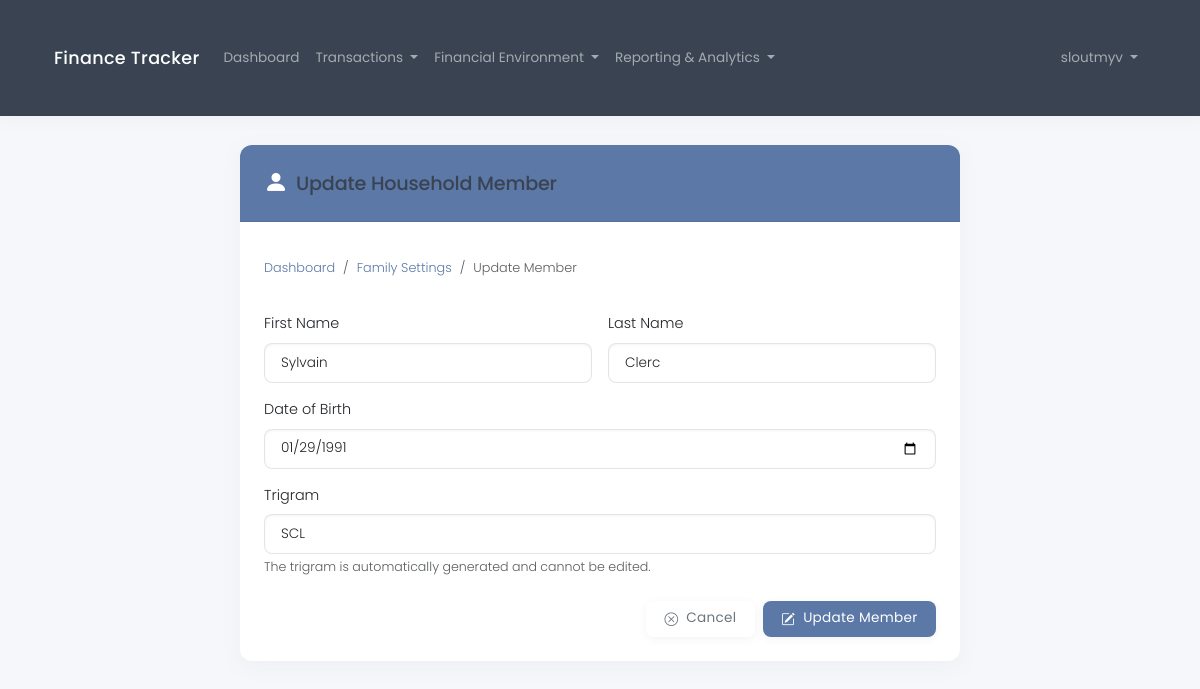
The page /en/financial/member/1/update/ (signed in) on the database its author committed.
### core/models.py (models this page shows, shortened)
class HouseholdMember(models.Model):
    tax_household = models.ForeignKey(TaxHousehold, on_delete=models.CASCADE, related_name='members')
    first_name = models.CharField(max_length=100)
    last_name = models.CharField(max_length=100)
    date_of_birth = models.DateField()
    trigram = models.CharField(max_length=3, editable=False)
    created_at = models.DateTimeField(auto_now_add=True)
    updated_at = models.DateTimeField(auto_now=True)

### core/views.py (the view)
# urls.py: path('financial/member/<int:pk>/update/', views.member_update, name='member_update'),
@login_required
def member_update(request, pk):
    member = get_object_or_404(HouseholdMember, pk=pk)
    if member.tax_household.user != request.user:
        messages.error(request, "You don't have permission to edit this member.")
        return redirect('financial_settings')
    if request.method == 'POST':
        form = HouseholdMemberForm(request.POST, instance=member)
        if form.is_valid():
            form.save()
            messages.success(request, f"Member {member.first_name} {member.last_name} updated successfully!")
            return redirect('financial_settings')
    else:
        form = HouseholdMemberForm(instance=member)
    return render(request, 'financial/member_form.html', {'form': form, 'member': member})

### core/forms.py
class HouseholdMemberForm(forms.ModelForm):
    class Meta:
        model = HouseholdMember
        fields = ['first_name', 'last_name', 'date_of_birth']
        widgets = {
            'first_name': forms.TextInput(attrs={'class': 'form-control'}),
            'last_name': forms.TextInput(attrs={'class': 'form-control'}),
            'date_of_birth': DateInput(attrs={'class': 'form-control'}),
        }

### core/context_processors.py (called while the page is built)
def language_context(request):
    language_code = getattr(request, 'LANGUAGE_CODE', settings.LANGUAGE_CODE)
    return {
        'LANGUAGE_CODE': language_code,
        'LANGUAGES': settings.LANGUAGES,
    }

### core/forms.py (called while the page is built, shortened)
    def format_value(self, value):
        if value is None:
            return ''
        return super().format_value(value)

### templates/financial/member_form.html (shortened to what this page needs)
{% extends 'base.html' %}
{% load i18n_extras %}
{% block content %}
<div class="row justify-content-center">
    <div class="col-md-8">
        <div class="card">
            <div class="card-header bg-primary text-white">
                <div class="d-flex align-items-center">
                    <i class="bi bi-person-fill me-2 fs-4"></i>
                    <h3 class="mb-0">{% if member %}{% translate_json "Update" %}{% else %}{% translate_json "Add" %}{% endif %} {% translate_json "Household Member" %}</h3>
                </div>
            </div>
            <div class="card-body">
                <nav aria-label="breadcrumb" class="mb-4">
                    <ol class="breadcrumb">
                        <li class="breadcrumb-item"><a href="{% url 'dashboard' %}">{% translate_json "Dashboard" %}</a></li>
                        <li class="breadcrumb-item"><a href="{% url 'financial_settings' %}">{% translate_json "Family Settings" %}</a></li>
                        <li class="breadcrumb-item active" aria-current="page">{% if member %}{% translate_json "Update" %}{% else %}{% translate_json "Add" %}{% endif %} {% translate_json "Member" %}</li>
                    </ol>
                </nav>
                <form method="post">
                    <div class="row g-3">
                        <div class="col-md-6">
                            <label for="{{ form.first_name.id_for_label }}" class="form-label">{% translate_json "First Name" %}</label>
                            {{ form.first_name }}
                        </div>
                        <div class="col-md-6">
                            <label for="{{ form.last_name.id_for_label }}" class="form-label">{% translate_json "Last Name" %}</label>
                            {{ form.last_name }}
                        </div>
                    </div>
                    <div class="mb-3 mt-3">
                        <label for="{{ form.date_of_birth.id_for_label }}" class="form-label">{% translate_json "Date of Birth" %}</label>
                        {{ form.date_of_birth }}
                    </div>
                    {% if member %}
                    <div class="mb-3">
                        <label class="form-label">{% translate_json "Trigram" %}</label>
                        <input type="text" value="{{ member.trigram }}" class="form-control" readonly>
                        <div class="form-text">{% translate_json "The trigram is automatically generated and cannot be edited." %}</div>
                    </div>
                    {% endif %}
                    <div class="d-grid gap-2 d-md-flex justify-content-md-end mt-4">
                        <a href="{% url 'financial_settings' %}" class="btn btn-outline-secondary">
                            <i class="bi bi-x-circle me-1"></i> {% translate_json "Cancel" %}
                        </a>
                        <button type="submit" class="btn btn-primary">
                            <i class="bi bi-{% if member %}pencil-square{% else %}person-plus-fill{% endif %} me-1"></i>
                            {% if member %}{% translate_json "Update" %}{% else %}{% translate_json "Add" %}{% endif %} {% translate_json "Member" %}
                        </button>
                    </div>
                </form>
            </div>
        </div>
    </div>
</div>
{% endblock %}

### templates/base.html (shortened to what this page needs)
{% load i18n %}
{% load i18n_extras %}
{% load static %}
<!DOCTYPE html>
<html lang="{{ LANGUAGE_CODE }}">
<head>
    <link href="https://cdn.jsdelivr.net/npm/bootstrap@5.3.2/dist/css/bootstrap.min.css" rel="stylesheet">
    <link rel="stylesheet" href="https://cdn.jsdelivr.net/npm/bootstrap-icons@1.11.3/font/bootstrap-icons.min.css">
    <link rel="stylesheet" href="{% static 'css/custom.css' %}">
</head>
<body>
    <nav class="navbar navbar-expand-lg navbar-dark bg-dark">
        <div class="container">
            <a class="navbar-brand" href="{% url 'home' %}">{% translate_json "Finance Tracker" %}</a>
            <div class="collapse navbar-collapse" id="navbarNav">
                <ul class="navbar-nav me-auto">
                    {% if user.is_authenticated %}
                        <li class="nav-item">
                            <a class="nav-link" href="{% url 'dashboard' %}">{% translate_json "Dashboard" %}</a>
                        </li>
                        <li class="nav-item dropdown">
                            <a class="nav-link dropdown-toggle" href="#" id="transactionsDropdown" role="button" data-bs-toggle="dropdown">
                                {% translate_json "Transactions" %}
                            </a>
                        </li>
                        <li class="nav-item dropdown">
                            <a class="nav-link dropdown-toggle" href="#" id="financialDropdown" role="button" data-bs-toggle="dropdown">
                                {% translate_json "Financial Environment" %}
                            </a>
                        </li>
                        <li class="nav-item dropdown">
                            <a class="nav-link dropdown-toggle" href="#" id="analyticsDropdown" role="button" data-bs-toggle="dropdown">
                                {% translate_json "Reporting & Analytics" %}
                            </a>
                        </li>
                    {% endif %}
                </ul>
                <ul class="navbar-nav ms-auto">
                    {% if user.is_authenticated %}
                        <li class="nav-item dropdown">
                            <a class="nav-link dropdown-toggle" href="#" id="navbarDropdown" role="button" data-bs-toggle="dropdown">
                                {{ user.username }}
                            </a>
                        </li>
                    {% else %}
                        <li class="nav-item">
                            <a class="nav-link" href="{% url 'login' %}">{% translate_json "Login" %}</a>
                        </li>
                    {% endif %}
                </ul>
            </div>
        </div>
    </nav>
    <div class="container">
        {% block content %}{% endblock %}
    </div>
</body>
</html>

### static/css/custom.css (style rules this page uses)
:root { --primary: #5b78a7; --primary-light: #d0dff0; --primary-hover: #4a6791; --secondary: #8a92a9; --secondary-light: #ebeef5; --accent: #b38d97; --accent-light: #f4e8eb; --success: #7ba59a; --success-light: #e1eeeb; --success-hover: #6a9188; --warning: #c2b091; --warning-light: #f5f1e8; --danger: #a97e7e; --danger-light: #f1e5e5; --dark: #394352; --medium: #6b7686; --light: #f5f7fa; --white: #ffffff; --shadow: rgba(145, 155, 174, 0.08); --font-body: 'Poppins', -apple-system, BlinkMacSystemFont, sans-serif; --transition: all 0.3s ease; }
body { font-family: var(--font-body); color: var(--dark); background-color: var(--light); line-height: 1.5; font-weight: 300; font-size: 0.9rem; }
h1, h2, h3, h4, h5, h6 { font-weight: 500; letter-spacing: -0.01em; color: var(--dark); }
.navbar { box-shadow: 0 2px 15px var(--shadow); padding: 0.7rem 1rem; }
.navbar.navbar-dark.bg-dark { background-color: var(--dark) !important; }
.navbar-brand { font-weight: 500; letter-spacing: 0.3px; font-size: 1.1rem; }
.navbar-nav .nav-link { font-weight: 400; padding: 0.5rem 1rem; transition: var(--transition); font-size: 0.85rem; }
.card { border: none; border-radius: 12px; box-shadow: 0 5px 20px var(--shadow); transition: var(--transition); margin-bottom: 24px; background-color: var(--white); }
.card-header { background-color: var(--white); border-bottom: 1px solid rgba(0,0,0,0.05); padding: 1.25rem 1.5rem; border-radius: 12px 12px 0 0 !important; font-weight: 500; font-size: 0.95rem; }
.card-header.bg-primary { background-color: var(--primary) !important; color: var(--white); }
.card-body { padding: 1.5rem; }
.btn { border-radius: 8px; padding: 0.45rem 1.15rem; font-weight: 400; letter-spacing: 0.3px; transition: var(--transition); border: none; box-shadow: 0 2px 10px rgba(0,0,0,0.05); font-size: 0.85rem; }
.btn-primary { background-color: var(--primary); color: var(--white); }
.bi { vertical-align: -0.125em; }
.form-control { border-radius: 8px; border: 1px solid rgba(0,0,0,0.1); padding: 0.55rem 1rem; font-weight: 300; box-shadow: inset 0 1px 3px rgba(0,0,0,0.05); font-size: 0.85rem; }
.breadcrumb { background-color: transparent; padding: 0.75rem 0; font-size: 0.8rem; }
.breadcrumb-item a { color: var(--primary); text-decoration: none; }
.container { padding: 1.8rem 1.5rem; }
h3 { font-size: 1.2rem; }
.card-header h3 { margin-bottom: 0; }
.bg-primary { background-color: var(--primary) !important; }
@media (min-width: 992px) { .container { max-width: 960px; } }
@media (min-width: 1200px) { .container { max-width: 1140px; } }

### rows shown on the page
HouseholdMember: first_name "Sylvain", last_name "Clerc", date_of_birth "01/29/1991", trigram "SCL"

### other values the page prints
{{ user.username }} "sloutmyv"
